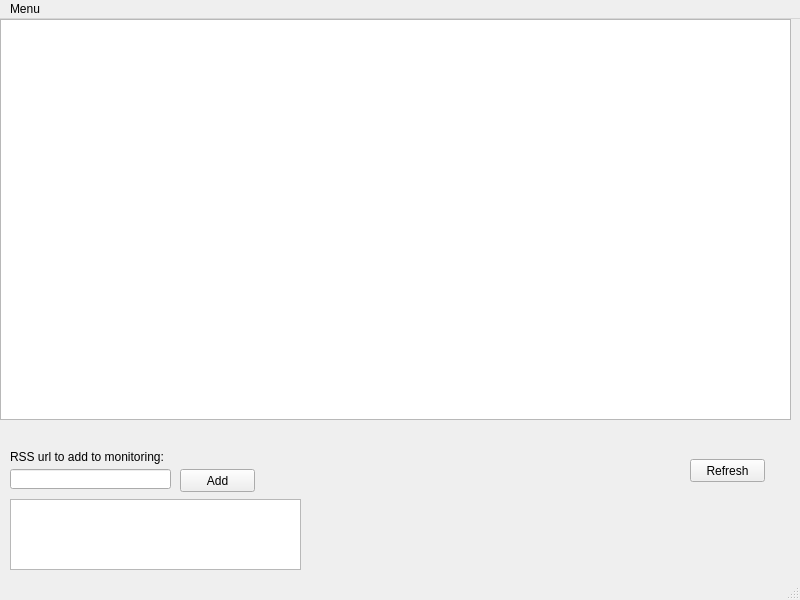
<?xml version="1.0" encoding="UTF-8"?>
<ui version="4.0">
 <class>MainWindow</class>
 <widget class="QMainWindow" name="MainWindow">
  <property name="geometry">
   <rect>
    <x>0</x>
    <y>0</y>
    <width>800</width>
    <height>600</height>
   </rect>
  </property>
  <property name="windowTitle">
   <string>MainWindow</string>
  </property>
  <widget class="QWidget" name="centralwidget">
   <widget class="QListWidget" name="listWidgetRss">
    <property name="geometry">
     <rect>
      <x>0</x>
      <y>0</y>
      <width>791</width>
      <height>401</height>
     </rect>
    </property>
   </widget>
   <widget class="QLineEdit" name="lineEditUrl">
    <property name="geometry">
     <rect>
      <x>10</x>
      <y>450</y>
      <width>161</width>
      <height>20</height>
     </rect>
    </property>
   </widget>
   <widget class="QLabel" name="label">
    <property name="geometry">
     <rect>
      <x>10</x>
      <y>430</y>
      <width>161</width>
      <height>16</height>
     </rect>
    </property>
    <property name="text">
     <string>RSS url to add to monitoring:</string>
    </property>
   </widget>
   <widget class="QPushButton" name="pushAddButton">
    <property name="geometry">
     <rect>
      <x>180</x>
      <y>450</y>
      <width>75</width>
      <height>23</height>
     </rect>
    </property>
    <property name="text">
     <string>Add</string>
    </property>
   </widget>
   <widget class="QListWidget" name="listWidgetUrls">
    <property name="geometry">
     <rect>
      <x>10</x>
      <y>480</y>
      <width>291</width>
      <height>71</height>
     </rect>
    </property>
   </widget>
   <widget class="QPushButton" name="pushRefreshButton">
    <property name="geometry">
     <rect>
      <x>690</x>
      <y>440</y>
      <width>75</width>
      <height>23</height>
     </rect>
    </property>
    <property name="text">
     <string>Refresh</string>
    </property>
   </widget>
  </widget>
  <widget class="QMenuBar" name="menubar">
   <property name="geometry">
    <rect>
     <x>0</x>
     <y>0</y>
     <width>800</width>
     <height>22</height>
    </rect>
   </property>
   <widget class="QMenu" name="menuMenu">
    <property name="title">
     <string>Menu</string>
    </property>
    <addaction name="actionQuit"/>
    <addaction name="actionSave_Url_List"/>
    <addaction name="actionLoad_Url_List"/>
   </widget>
   <addaction name="menuMenu"/>
  </widget>
  <widget class="QStatusBar" name="statusbar"/>
  <action name="actionQuit">
   <property name="text">
    <string>Quit</string>
   </property>
  </action>
  <action name="actionSave_Url_List">
   <property name="text">
    <string>Save Url List</string>
   </property>
  </action>
  <action name="actionLoad_Url_List">
   <property name="text">
    <string>Load Url List</string>
   </property>
  </action>
 </widget>
 <resources/>
 <connections/>
</ui>
